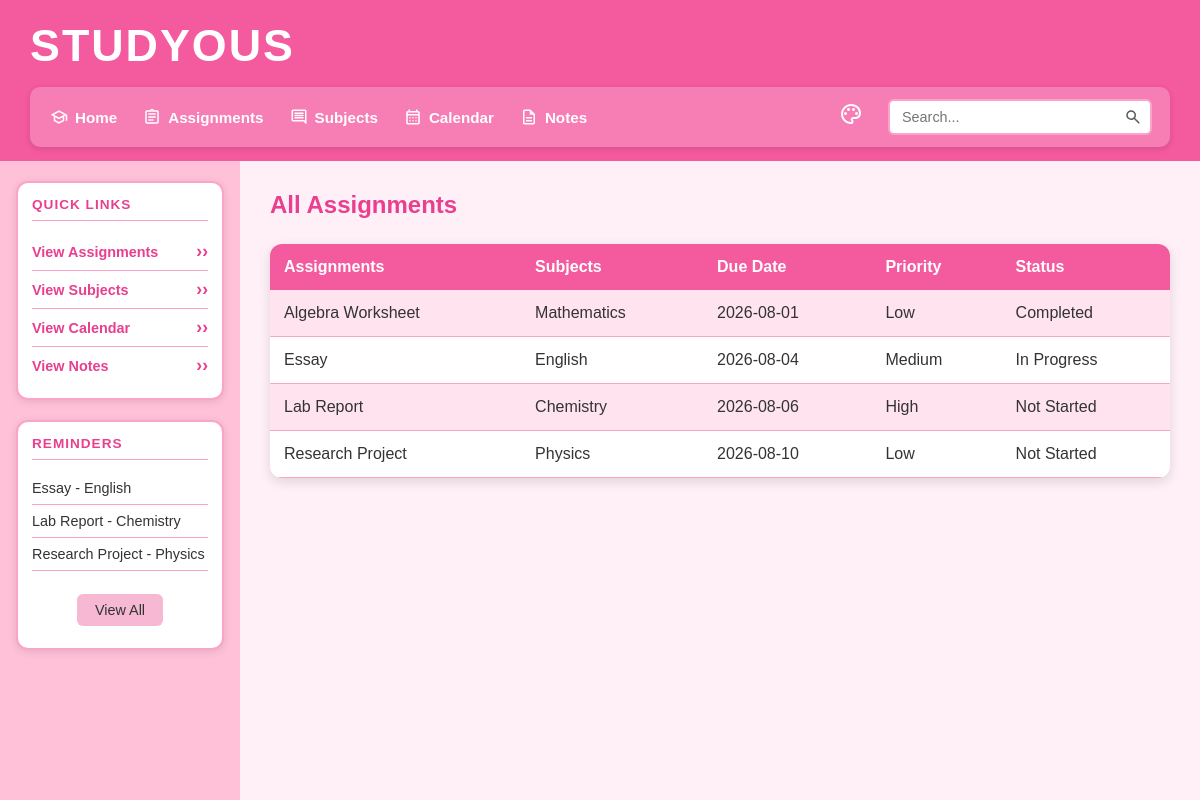
Before: /assignments with the older database file.
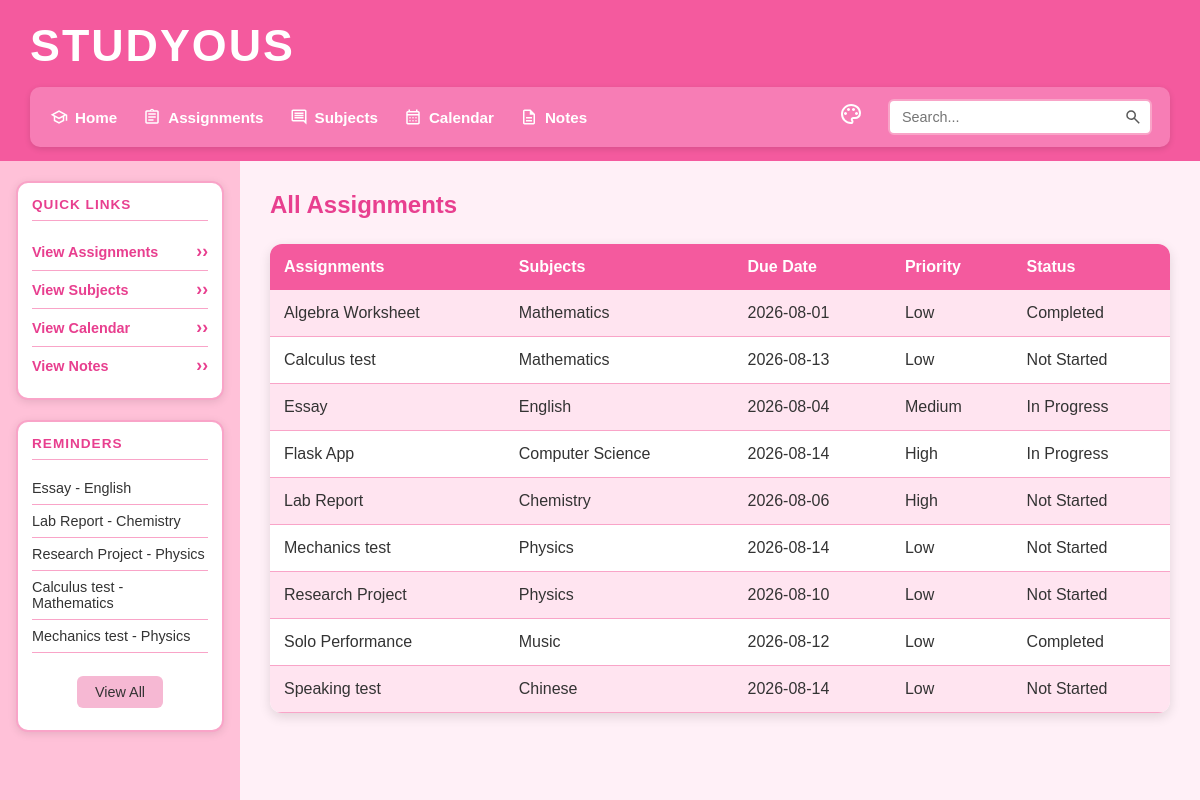
After: the same page with the newer database file.
### tables this page shows
CREATE TABLE assignments (id INTEGER PRIMARY KEY AUTOINCREMENT, subject_id INTEGER REFERENCES subjects (id) NOT NULL, user_id INTEGER REFERENCES users (id) NOT NULL, assignment_name TEXT NOT NULL, due_date TEXT (19) NOT NULL, priority TEXT NOT NULL CHECK ((priority IN ('Low', 'Medium', 'High'))), status TEXT (25) DEFAULT ('Not Started'), notes TEXT, created_at TEXT (19));

CREATE TABLE subjects (id INTEGER PRIMARY KEY AUTOINCREMENT, subject_name TEXT NOT NULL UNIQUE, teacher_name TEXT NOT NULL, room TEXT, credits INTEGER CHECK ((credits > 0)));

### main.py (the view)
@app.route("/assignments")
def assignments():
    sort = request.args.get("sort", "assignment_name")
    order = request.args.get("order", "asc")
    new_order = "desc" if order == "asc" else "asc"
    assignment_list = get_assignments(sort, order)
    return render_template(
        "assignments.html", assignments=assignment_list, order=new_order
    )

### main.py (called while the page is built)
def create_connection(db_file):
    try:
        connection = sqlite3.connect(db_file)
        return connection
    except Error as e:
        print(e)
    return None

def get_reminders():
    query = """
        SELECT assignments.id,
               assignments.assignment_name,
               subjects.subject_name,
               assignments.due_date,
               assignments.priority,
               assignments.status
        FROM assignments
        JOIN subjects
        ON assignments.subject_id = subjects.id
        WHERE assignments.status != 'Completed'
        ORDER BY assignments.due_date ASC
        LIMIT 5
    """
    con = create_connection(DATABASE)
    cur = con.cursor()
    cur.execute(query)
    rows = cur.fetchall()
    con.close()
    return rows

@app.context_processor
def inject_reminders():
    return {"reminders": get_reminders()}

### templates/assignments.html
{% extends "base.html" %}
{% block main %}
<h1 class="page-title">All Assignments</h1>
<table>
    <tbody>
        <tr>
            <th scope="col">
                <a href="/assignments?sort=assignment_name&order={{ order }}">
                    Assignments
                </a>
            </th>
            <th scope="col">
                <a href="/assignments?sort=subject_name&order={{ order }}">
                    Subjects
                </a>
            </th>
            <th scope="col">
                <a href="/assignments?sort=due_date&order={{ order }}">
                    Due Date
                </a>
            </th>
            <th scope="col">
                <a href="/assignments?sort=priority&order={{ order }}">
                    Priority
                </a>
            </th>
            <th scope="col">
                <a href="/assignments?sort=status&order={{ order }}">
                    Status
                </a>
            </th>
        </tr>
        {% for row in assignments %}
        <tr>
            <td>{{ row[0] }}</td>
            <td>{{ row[1] }}</td>
            <td>{{ row[2] }}</td>
            <td>{{ row[3] }}</td>
            <td>{{ row[4] }}</td>
        </tr>
        {% else %}
        <tr>
            <td colspan="5">No assignments found.</td>
        </tr>
        {% endfor %}
    </tbody>
</table>
{% endblock %}

### templates/base.html (shortened to what this page needs)
<!DOCTYPE html>
<html lang="en">
<head>
    <link type="text/css" rel="stylesheet" href="/static/css/style.css">
</head>
<body class="theme-{{ request.cookies.get('theme', 'pink') }}">
    <header class="top-header">
        <h1 class="site-title">Studyous</h1>
        <div class="header-row">
            <div class="nav-bar">
                <nav class="main-nav">
                    <ul>
                        <li>
                            <a href="/">
                                <img src="/static/images/home.svg" alt="Home" class="nav-icon">
                                Home
                            </a>
                        </li>
                        <li>
                            <a href="/assignments">
                                <img src="/static/images/assignments.svg" alt="Assignments" class="nav-icon">
                                Assignments
                            </a>
                        </li>
                        <li>
                            <a href="/subjects">
                                <img src="/static/images/subjects.svg" alt="Subjects" class="nav-icon">
                                Subjects
                            </a>
                        </li>
                        <li>
                            <a href="/calendar">
                                <img src="/static/images/calendar.svg" alt="Calendar" class="nav-icon">
                                Calendar
                            </a>
                        </li>
                        <li>
                            <a href="/notes">
                                <img src="/static/images/notes.svg" alt="Notes" class="nav-icon">
                                Notes
                            </a>
                        </li>
                    </ul>
                </nav>
                <div class="theme-menu">
                    <span class="theme-icon">
                    </span>
                </div>
                <form class="search-form" method="POST" action="/search">
                    <div class="search-box">
                        <input type="text" name="search" id="search" placeholder="Search...">
                        <button type="submit" class="search-button" aria-label="Search">
                        </button>
                    </div>
                </form>
            </div>
        </div>
    </header>
    <div class="body-container">
        <aside class="sidebar">
            <section class="sidebar-box">
                <h2>Quick Links</h2>
                <ul class="quick-links">
                    <li>
                        <a href="/assignments">View Assignments</a>
                    </li>
                    <li>
                        <a href="/subjects">View Subjects</a>
                    </li>
                    <li>
                        <a href="/calendar">View Calendar</a>
                    </li>
                    <li>
                        <a href="/notes">View Notes</a>
                    </li>
                </ul>
            </section>
            <section class="sidebar-box">
                <h2>Reminders</h2>
                <ul class="reminders">
                    {% for reminder in reminders %}
                    <li>
                        <a href="/reminders?id={{ reminder[0] }}">
                            {{ reminder[1] }} - {{ reminder[2] }}
                        </a>
                    </li>
                    {% endfor %}
                    <li>
                        <a href="/reminders" class="view-all-button">
                            View All
                        </a>
                    </li>
                </ul>
            </section>
        </aside>
        <main>
            {% block main %}{% endblock %}
        </main>
    </div>
</body>
</html>

Changed rows visible on the page:
added assignments: assignment_name "Calculus test", subject_name "Mathematics", due_date "2026-08-13", priority "Low", status "Not Started"
added assignments: assignment_name "Mechanics test", subject_name "Physics", due_date "2026-08-14", priority "Low", status "Not Started"
added assignments: assignment_name "Flask App", subject_name "Computer Science", due_date "2026-08-14", priority "High", status "In Progress", shown under "All Assignments"
added assignments: assignment_name "Solo Performance", subject_name "Music", due_date "2026-08-12", priority "Low", status "Completed", shown under "All Assignments"
added assignments: assignment_name "Speaking test", subject_name "Chinese", due_date "2026-08-14", priority "Low", status "Not Started", shown under "All Assignments"
